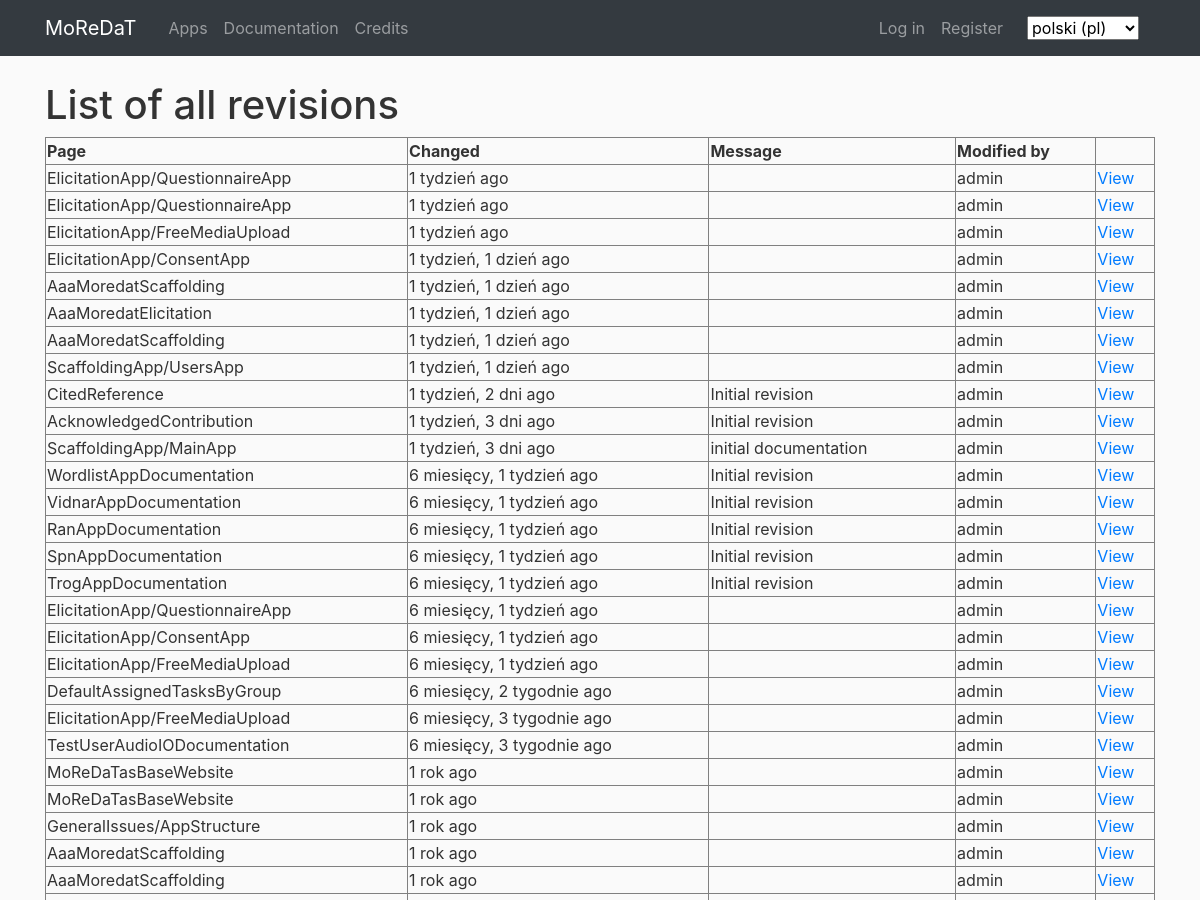
Before: /pl/documentation/history/ (upper part) with the older database file.
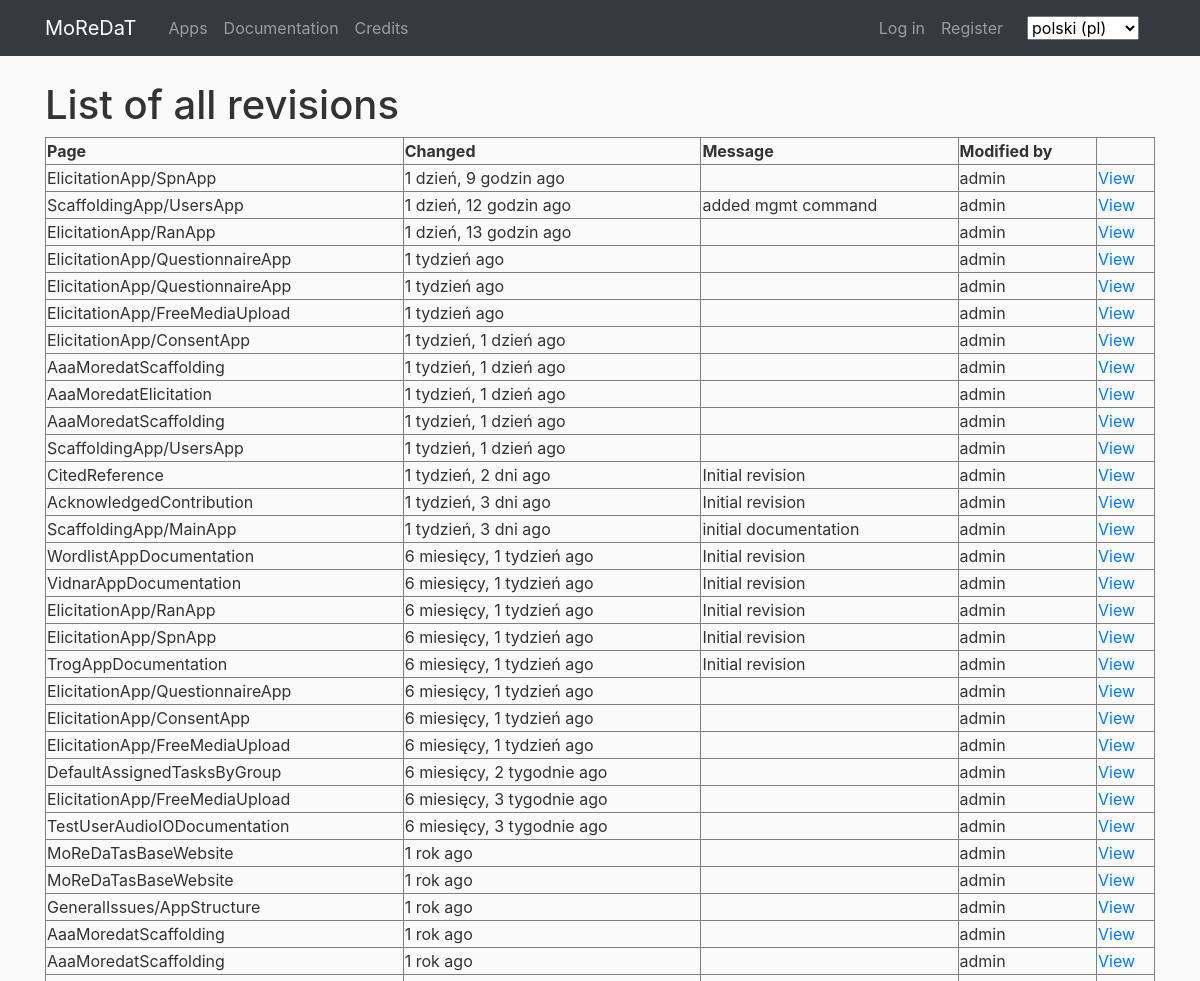
After: the same page with the newer database file.
### documentation/models.py (models this page shows, shortened)
class Revision(models.Model):
    page = models.ForeignKey(
        WikiPage, related_name='revisions', on_delete=models.CASCADE
    )
    content = models.TextField(_('content'))
    message = models.TextField(_('change message'), blank=True)
    creator = models.ForeignKey(
        settings.AUTH_USER_MODEL,
        blank=True,
        null=True,
        related_name='documentation_revisions',
        on_delete=models.CASCADE,
    )
    creator_ip = models.GenericIPAddressField(_('creator ip'))
    created = models.DateTimeField(_('created'), auto_now_add=True)
    modified = models.DateTimeField(_('modified'), auto_now=True)
    class Meta:
        verbose_name = _("Revision")
        verbose_name_plural = _("Revisions")
        ordering = ['-modified']
        get_latest_by = 'modified'

class WikiPage(models.Model):
    slug = models.CharField(_('slug'), max_length=255)
    title = models.CharField(_('title'), max_length=510)
    created = models.DateTimeField(_('created'), auto_now_add=True)
    modified = models.DateTimeField(_('modified'), auto_now=True)
    class Meta:
        verbose_name = _("Wiki page")
        verbose_name_plural = _("Wiki pages")
        ordering = ['slug']

### documentation/views.py (the view)
def revision_list(
    request, template_name='documentation/revision_list.html', extra_context=None
):
    revision_list = Revision.objects.all()
    template_context = {'revision_list': revision_list}
    template_context.update(extra_context or {})
    return render(request, template_name, template_context)

### main/templatetags/main_custom_tags.py (called while the page is built)
@register.filter
def custom_redir_lang(url_fullpath):
	ls_urls = url_fullpath.split('/')
	del ls_urls[1]
	return '/'.join(ls_urls)

### documentation/templates/documentation/revision_list.html (shortened to what this page needs)
{% extends "main/main-base.html" %}
{% load i18n %}
{% block content %}
<div class="col-lg-12 col-md-12">
	<h1>{% trans "List of all revisions" %}</h1>
	<table class="history" border="1">
	<tr>
        <th>{% trans "Page" %}</th>
        <th>{% trans "Changed" %}</th>
        <th>{% trans "Message" %}</th>
        <th>{% trans "Modified by" %}</th>
		<th>&nbsp;</th>
	</tr>
	{% for rev in revision_list %}
	<tr>
		<td>{{ rev.page.slug }}</td>
		<td class="modifed">{{ rev.modified|timesince }} ago</td>
		<td class="message">{{ rev.message }}</td>
		<td class="creator">{{ rev.creator.username }}</td>
		<td class="options">
			<a href="{% url 'documentation_page' slug=rev.page.slug rev_id=rev.pk %}">{% trans "View" %}</a>
		</td>
	</tr>
	{% endfor %}
	</table>
</div>
{% endblock %}

Changed rows visible on the page:
added Revision: page.slug "ElicitationApp/SpnApp", modified "1 dzień, 9 godzin", creator.username "admin"
added Revision: page.slug "ScaffoldingApp/UsersApp", modified "1 dzień, 12 godzin", message "added mgmt command", creator.username "admin"
added Revision: page.slug "ElicitationApp/RanApp", modified "1 dzień, 13 godzin", creator.username "admin"
changed through a linked row, Revision (number 17 of 31 on the later page): page.slug "RanAppDocumentation" → "ElicitationApp/RanApp"
changed through a linked row, Revision (number 18 of 31 on the later page): page.slug "SpnAppDocumentation" → "ElicitationApp/SpnApp"
